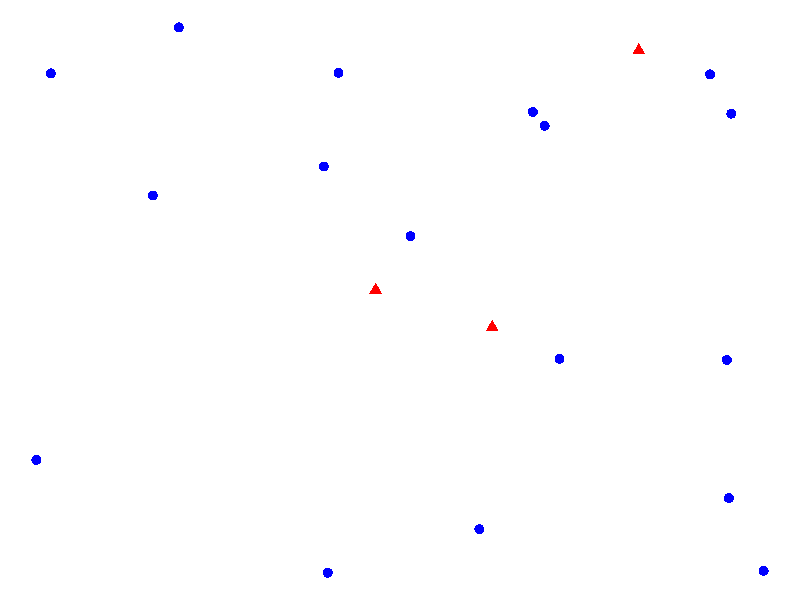
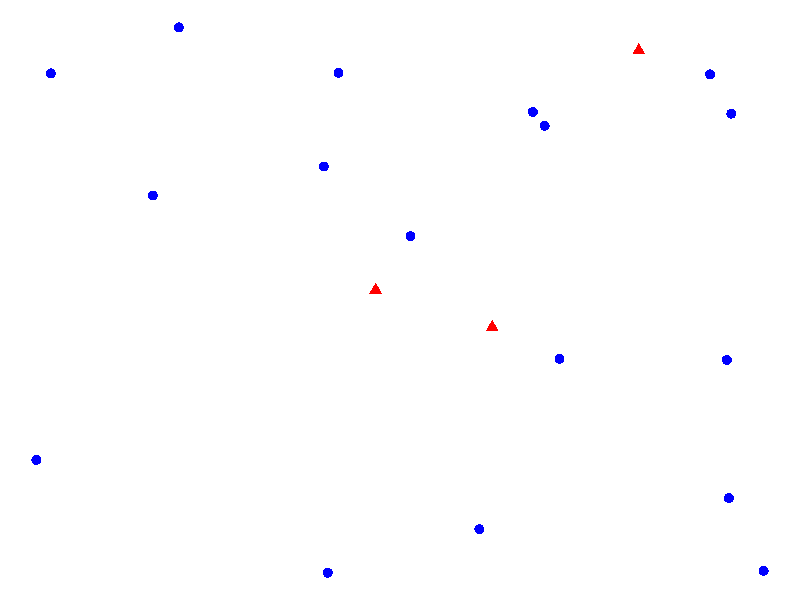
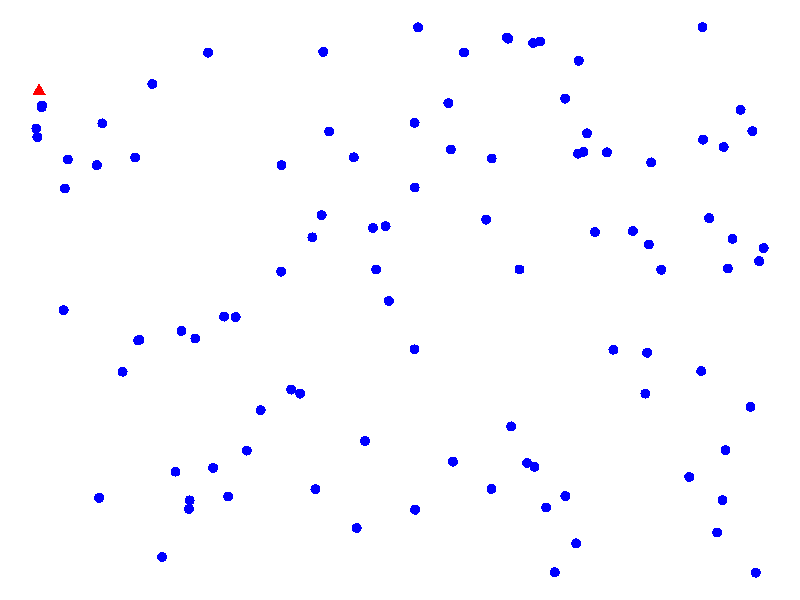
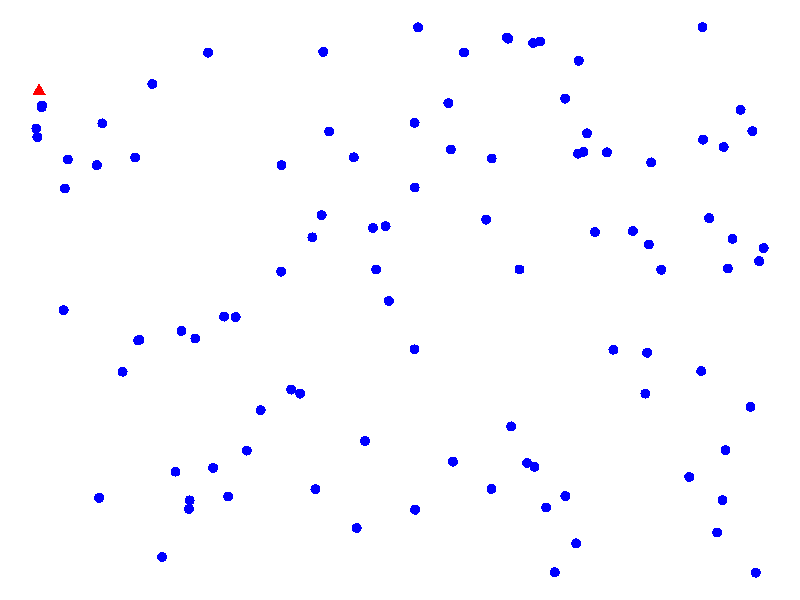
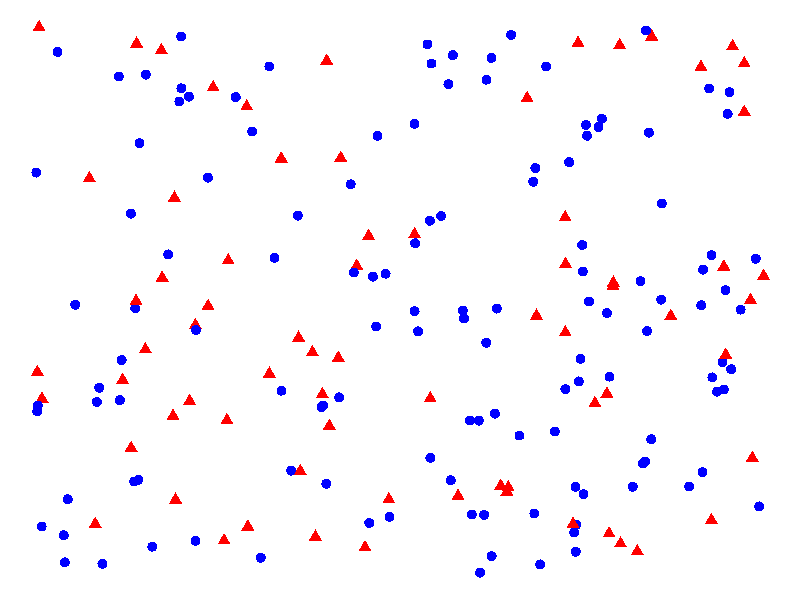
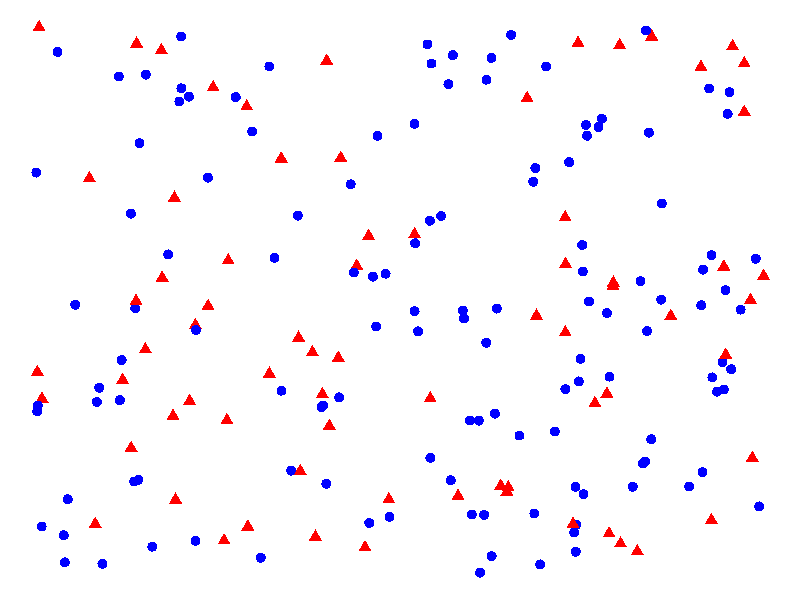
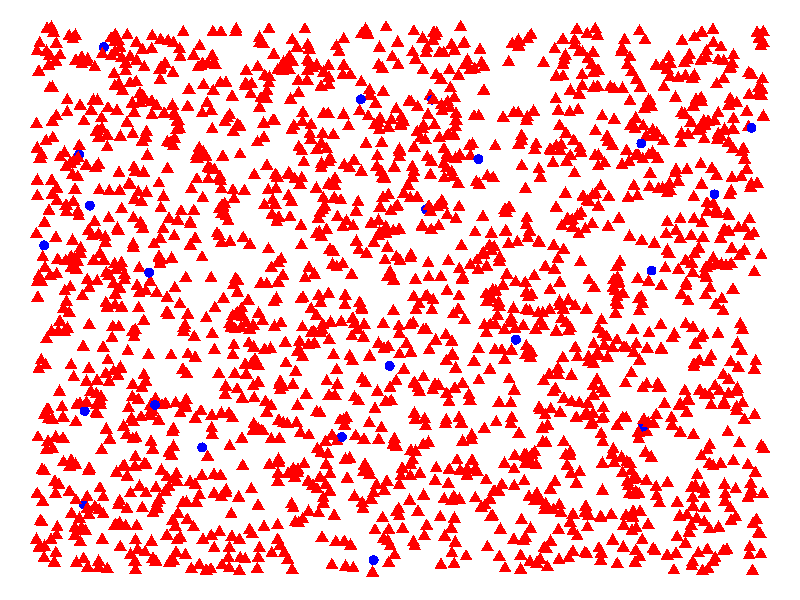
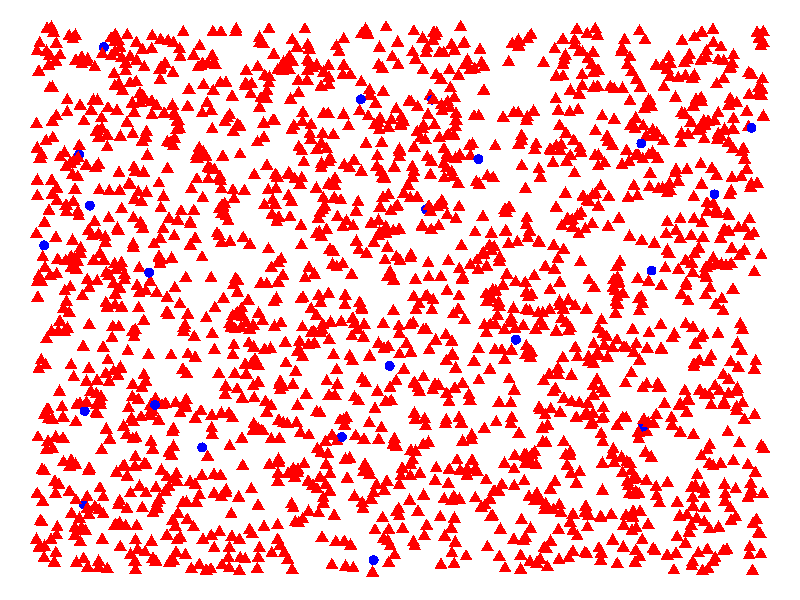

Source code (R) for these figures, in order:
## ---- chunk 1
library('ggplot2')
library('knitr')
opts_chunk$set(echo = FALSE, warning = FALSE)
## ---- chunk 2

simulate.points = function(n, p, seed = 42){
  set.seed(seed)
  data.frame(
    x = runif(n),
    y = runif(n),
    color = factor(sample(c(0,1), size = n, replace=TRUE, prob = c(1-p, p))))
}
plot.points = function(points, size = 3){
  p = ggplot(points) + 
    geom_point(aes(x=x, y=y, color = color, shape= color), size = size) + 
    theme_void() + 
    scale_color_manual(guide = 'none', values = c('blue', 'red')) + 
    scale_shape_discrete(guide = 'none')
  print(p)
}
## ---- chunk 3
# simulate 
points = simulate.points(20, 0.1)
plot.points(points)
## ---- chunk 4
plot.points(points)
## ---- chunk 5
points = simulate.points(100, 0.01) 
plot.points(points)
## ---- chunk 6
plot.points(points)
## ---- chunk 7
points = simulate.points(200, 0.42)
plot.points(points)
## ---- chunk 8
plot.points(points)
## ---- chunk 9
points = simulate.points(2000, 0.99)
plot.points(points)
## ---- chunk 10
plot.points(points)
## ---- chunk 11
supp = seq(1,7, length.out = 100)

ex = (seq(1, 7, length.out = 100)^1.25*sin(seq(1, 7, length.out = 100)*1.5) -
  (seq(1,7,length.out = 100)-1)^1.05*2) * .1 + 3

plot(supp, ex, xaxt = "n", yaxt = "n", xlab = "Zeit", ylab = "Tonhöhe",
    bty = "l", mgp=c(1,1,0), type = "l", lwd = 2, xlim = c(1,7), ylim = c(0,3.5))

## ---- chunk 12
plot(c(1,10),c(-25,2), col = "white", xaxt = "n", yaxt = "n", xlab = "Zeit", ylab = "Tonhöhe",
    bty = "l", mgp=c(1,1,0))
## ---- chunk 13
supp = seq(-4, 4, length.out = 100)
st.norm.dens = dnorm(supp)
plot(supp,st.norm.dens, col = "black", xaxt = "n", yaxt = "n", xlab = "Zeit", ylab = "Tonhöhe",
    bty = "l", mgp=c(1,1,0), lwd = 2, type = "l")
## ---- chunk 14
plot(c(1,10),c(-25,2), col = "white", xaxt = "n", yaxt = "n", xlab = "Zeit", ylab = "Tonhöhe",
    bty = "l", mgp=c(1,1,0))
## ---- chunk 15
supp = seq(0, 8, length.out = 100)
gamma.dens = dgamma(supp, 2, 1)
plot(supp,gamma.dens, col = "black", xaxt = "n", yaxt = "n", xlab = "Zeit", ylab = "Tonhöhe",
    bty = "l", mgp=c(1,1,0), lwd = 2, type = "l")
## ---- chunk 16
plot(c(1,10),c(-25,2), col = "white", xaxt = "n", yaxt = "n", xlab = "Zeit", ylab = "Tonhöhe",
    bty = "l", mgp=c(1,1,0))
## ---- chunk 17
supp = seq(0, 8, length.out = 100)
step.const = function(x) {
  if(x>0 & x <= 2) {
    1
  } else if( x >2 & x <= 4) {
    2 
  } else if(x>4 & x  <= 6) {
    3
  } else {
    1
  }
}

step.const = sapply(supp, step.const)

ind <- which(supp <= 2)
plot(supp[ind], step.const[ind], col = "black", xaxt = "n", yaxt = "n", 
     xlab = "Zeit", ylab = "Tonhöhe",
    bty = "l", mgp=c(1,1,0), lwd = 2, type = "l", xlim = c(0,8), ylim = c(0, 4))
ind <- which(supp>2 & supp <= 4)
points(supp[ind], step.const[ind], col = "black", lwd = 2, type = "l")
ind <- which(supp>4 & supp <= 6)
points(supp[ind], step.const[ind], col = "black", lwd = 2, type = "l")
ind <- which(supp>6 & supp <= 8)
points(supp[ind], step.const[ind], col = "black", lwd = 2, type = "l")
## ---- chunk 18
plot(c(1,10),c(-25,2), col = "white", xaxt = "n", yaxt = "n", xlab = "Zeit", ylab = "Tonhöhe",
    bty = "l", mgp=c(1,1,0))
## ---- chunk 19
supp = seq(0,2*pi, length.out = 200)

sine.fun =  sin(4*supp)

plot(supp, sine.fun, col = "black", xaxt = "n", yaxt = "n", xlab = "Zeit", 
     ylab = "Tonhöhe", bty = "l", mgp=c(1,1,0), lwd = 2, type = "l", xlim = c(0,2*pi))
## ---- chunk 20
plot(c(1,10),c(-25,2), col = "white", xaxt = "n", yaxt = "n", xlab = "Zeit", ylab = "Tonhöhe",
    bty = "l", mgp=c(1,1,0))
## ---- chunk 21
lmu.func <- function(x) {
  if (x>=0 & x <= .25) {
    1-4*x
  } else if (x>.25 & x <= 1.25) {
    0
  } else if (x>1.25 & x <=1.75) {
    2*(x-1.25)
  } else if (x>1.75 & x <= 2.25) {
    1-2*(x-1.75)
  } else if (x>2.25 & x <= 2.75) {
    2*(x-2.25)
  } else if (x>2.75 & x <= 3.25) {
    1-2*(x-2.75)
  } else {
    (x - 4)^2 / .5625
  }
}

supp = seq(0, 4.75, length.out = 500)

lmu = sapply(supp, lmu.func)

ind <- which(supp <= 3.25)
plot(supp[ind], lmu[ind], col = "black", xaxt = "n", yaxt = "n", xlab = "Zeit", ylab = "Tonhöhe",
    bty = "l", mgp=c(1,1,0), lwd = 2, type = "l", xlim = c(0,4.75))
points(supp[-ind], lmu[-ind], col = "black", lwd = 2, type = "l")
## ---- chunk 22
set.seed(42)
get.max.game.numbers = function(maxim, min=0, n=5, sort.numbers=FALSE){
   numbers = sample(min:maxim, size=n, replace=FALSE)
   if(sort.numbers){
     numbers = sort(numbers)
   }
   numbers
}
maxim = 15
numbers =get.max.game.numbers(maxim)
## ---- chunk 23
maxim = 60 
numbers =get.max.game.numbers(maxim)
## ---- chunk 24
maxim = 2017
numbers =get.max.game.numbers(maxim)
## ---- chunk 25
maxim = 5000000L
numbers =get.max.game.numbers(maxim)
